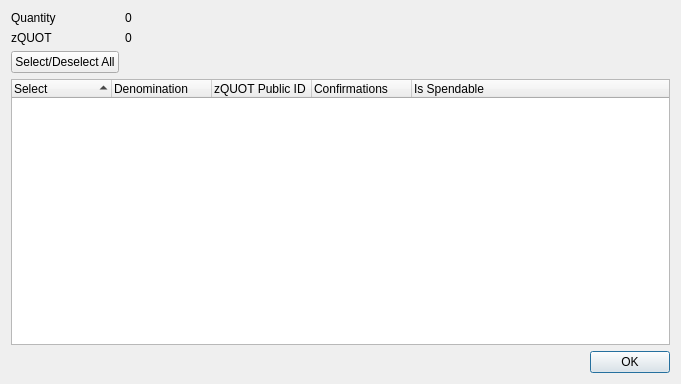
<?xml version="1.0" encoding="UTF-8"?>
<ui version="4.0">
 <class>ZQuotationControlDialog</class>
 <widget class="QDialog" name="ZQuotationControlDialog">
  <property name="geometry">
   <rect>
    <x>0</x>
    <y>0</y>
    <width>681</width>
    <height>384</height>
   </rect>
  </property>
  <property name="minimumSize">
   <size>
    <width>681</width>
    <height>384</height>
   </size>
  </property>
  <property name="windowTitle">
   <string>Select zQUOT to Spend</string>
  </property>
  <layout class="QGridLayout" name="gridLayout">
   <item row="0" column="0">
    <layout class="QFormLayout" name="formLayout">
     <property name="sizeConstraint">
      <enum>QLayout::SetDefaultConstraint</enum>
     </property>
     <item row="0" column="0">
      <widget class="QLabel" name="labelQuantity">
       <property name="text">
        <string>Quantity</string>
       </property>
      </widget>
     </item>
     <item row="0" column="1">
      <widget class="QLabel" name="labelQuantity_int">
       <property name="text">
        <string>0</string>
       </property>
      </widget>
     </item>
     <item row="1" column="0">
      <widget class="QLabel" name="labelZQuotation">
       <property name="text">
        <string>zQUOT</string>
       </property>
      </widget>
     </item>
     <item row="1" column="1">
      <widget class="QLabel" name="labelZQuotation_int">
       <property name="text">
        <string>0</string>
       </property>
      </widget>
     </item>
     <item row="2" column="0">
      <widget class="QPushButton" name="pushButtonAll">
       <property name="text">
        <string>Select/Deselect All</string>
       </property>
      </widget>
     </item>
    </layout>
   </item>
   <item row="1" column="0">
    <layout class="QVBoxLayout" name="verticalLayout">
     <item>
      <widget class="QTreeWidget" name="treeWidget">
       <property name="minimumSize">
        <size>
         <width>0</width>
         <height>250</height>
        </size>
       </property>
       <property name="alternatingRowColors">
        <bool>true</bool>
       </property>
       <property name="sortingEnabled">
        <bool>true</bool>
       </property>
       <property name="columnCount">
        <number>5</number>
       </property>
       <attribute name="headerDefaultSectionSize">
        <number>100</number>
       </attribute>
       <column>
        <property name="text">
         <string notr="true">Select</string>
        </property>
       </column>
       <column>
        <property name="text">
         <string notr="true">Denomination</string>
        </property>
       </column>
       <column>
        <property name="text">
         <string notr="true">zQUOT Public ID</string>
        </property>
       </column>
       <column>
        <property name="text">
         <string notr="true">Confirmations</string>
        </property>
       </column>
       <column>
        <property name="text">
         <string>Is Spendable</string>
        </property>
       </column>
      </widget>
     </item>
     <item>
      <widget class="QDialogButtonBox" name="buttonBox">
       <property name="orientation">
        <enum>Qt::Horizontal</enum>
       </property>
       <property name="standardButtons">
        <set>QDialogButtonBox::Ok</set>
       </property>
      </widget>
     </item>
    </layout>
   </item>
  </layout>
 </widget>
 <resources/>
 <connections>
  <connection>
   <sender>buttonBox</sender>
   <signal>accepted()</signal>
   <receiver>ZQuotationControlDialog</receiver>
   <slot>accept()</slot>
   <hints>
    <hint type="sourcelabel">
     <x>248</x>
     <y>254</y>
    </hint>
    <hint type="destinationlabel">
     <x>157</x>
     <y>274</y>
    </hint>
   </hints>
  </connection>
  <connection>
   <sender>buttonBox</sender>
   <signal>rejected()</signal>
   <receiver>ZQuotationControlDialog</receiver>
   <slot>reject()</slot>
   <hints>
    <hint type="sourcelabel">
     <x>316</x>
     <y>260</y>
    </hint>
    <hint type="destinationlabel">
     <x>286</x>
     <y>274</y>
    </hint>
   </hints>
  </connection>
 </connections>
</ui>
